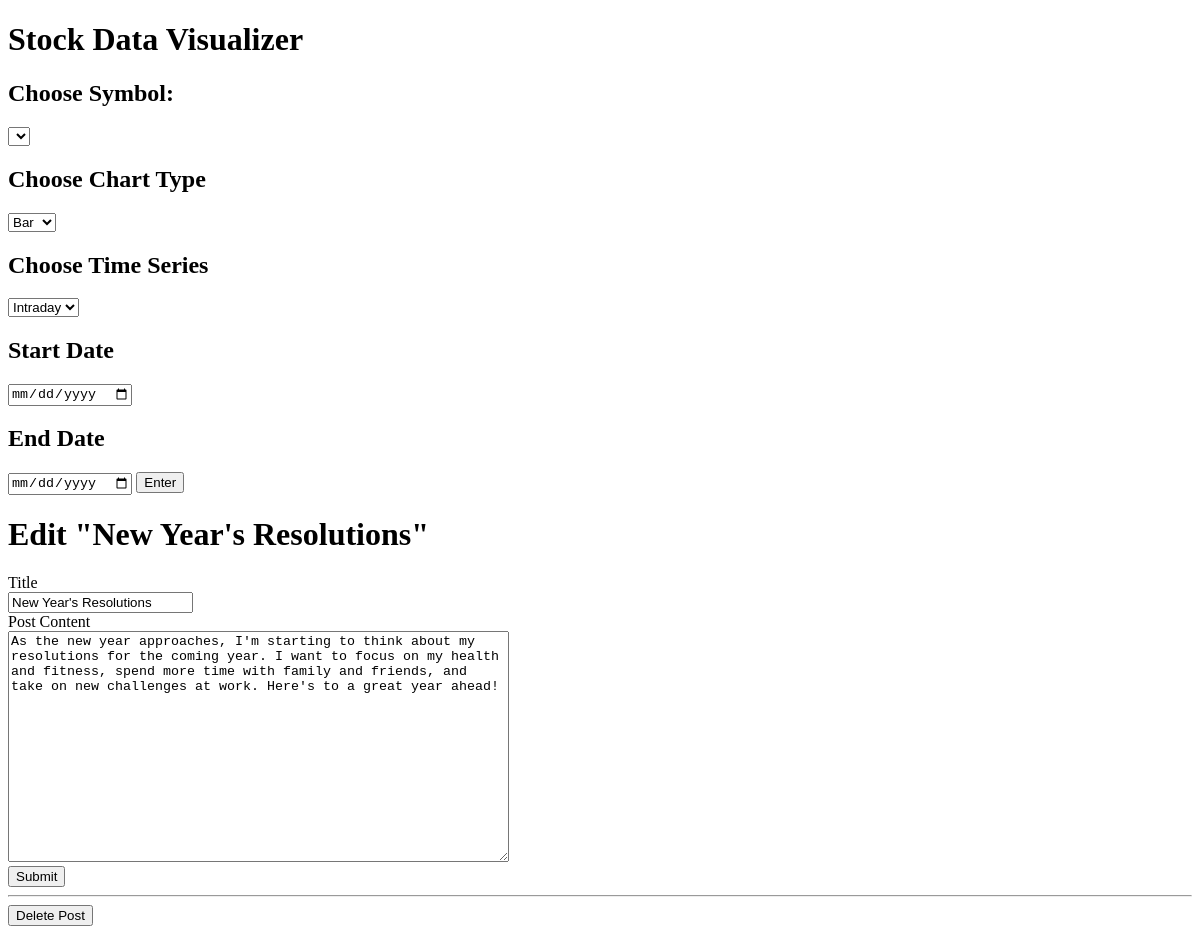
The app's page /1/edit with its own data.
### tables this page shows
CREATE TABLE posts (
    id INTEGER PRIMARY KEY AUTOINCREMENT,
    created TIMESTAMP NOT NULL DEFAULT CURRENT_TIMESTAMP,
    title TEXT NOT NULL,
    content TEXT NOT NULL
);

### app.py (the view, shortened to what this page needs)
@app.route('/<int:id>/edit', methods=('GET', 'POST'))
def edit(id):
    post = get_post(id)
    return render_template('edit.html', post=post)

### app.py (called while the page is built)
def get_db_connection():
    conn = sqlite3.connect('database.db')
    conn.row_factory = sqlite3.Row
    return conn

def get_post(post_id):
    conn = get_db_connection()
    post = conn.execute('SELECT * FROM posts WHERE id = ?', (post_id,)).fetchone()
    conn.close()
    if post is None:
        abort(404)
    return post

### templates/edit.html (shortened to what this page needs)
{% extends 'base.html' %}
{% block content %}
    <h1>{% block title %} Edit "{{ post['title'] }}" {% endblock %}</h1>
    <form method="post">
        <label for="title">Title</label>
        <br>
        <input type="text" name="title"
               placeholder="Post title"
               value="{{ request.form['title'] or post['title']}}"></input>
        <br>
        <label for="content">Post Content</label>
        <br>
        <textarea name="content"
                  placeholder="Post content"
                  rows="15"
                  cols="60"
                  >{{ request.form['content'] or post['content'] }}</textarea>
        <br>
        <button type="submit">Submit</button>
    </form>
    <hr>
    <form action="{{ url_for('delete', id=post['id']) }}" method="POST">
        <input type="submit" value="Delete Post" onclick="return confirm('Are you sure you want to delete this post?')">
    </form>
{% endblock %}

### templates/base.html (shortened to what this page needs)
<!DOCTYPE html>
<html lang="en">
<head>
</head>
<body>
    <h1>Stock Data Visualizer</h1>
<form action = "{{ url_for('stock_data') }}" method="POST">
        <h2>Choose Symbol: </h2>
        <select name="symbol">
        </select>
        <h2>Choose Chart Type</h2>
        <select name="charttype">
            <option value="bar">Bar</option>
        </select>
        <h2>Choose Time Series</h2>
        <select name="time_series">
            <option value="intraday">Intraday</option>
        </select>
        <h2>Start Date</h2>
            <input type="date" name="startdate">
        <h2>End Date</h2>
            <input type="date" name="enddate">
        <button type="submit">Enter</button>
        <div class="content">
            {% block content %} {% endblock %}
        </div>
</form>
</body>
</html>

### records on screen
posts: title "New Year's Resolutions", content "As the new year approaches, I'm starting to think about my resolutions for the coming year. I want to focus on my health and fitness, spend more time with family and friends, and take on new challenges at work. Here's to a great year ahead!"
